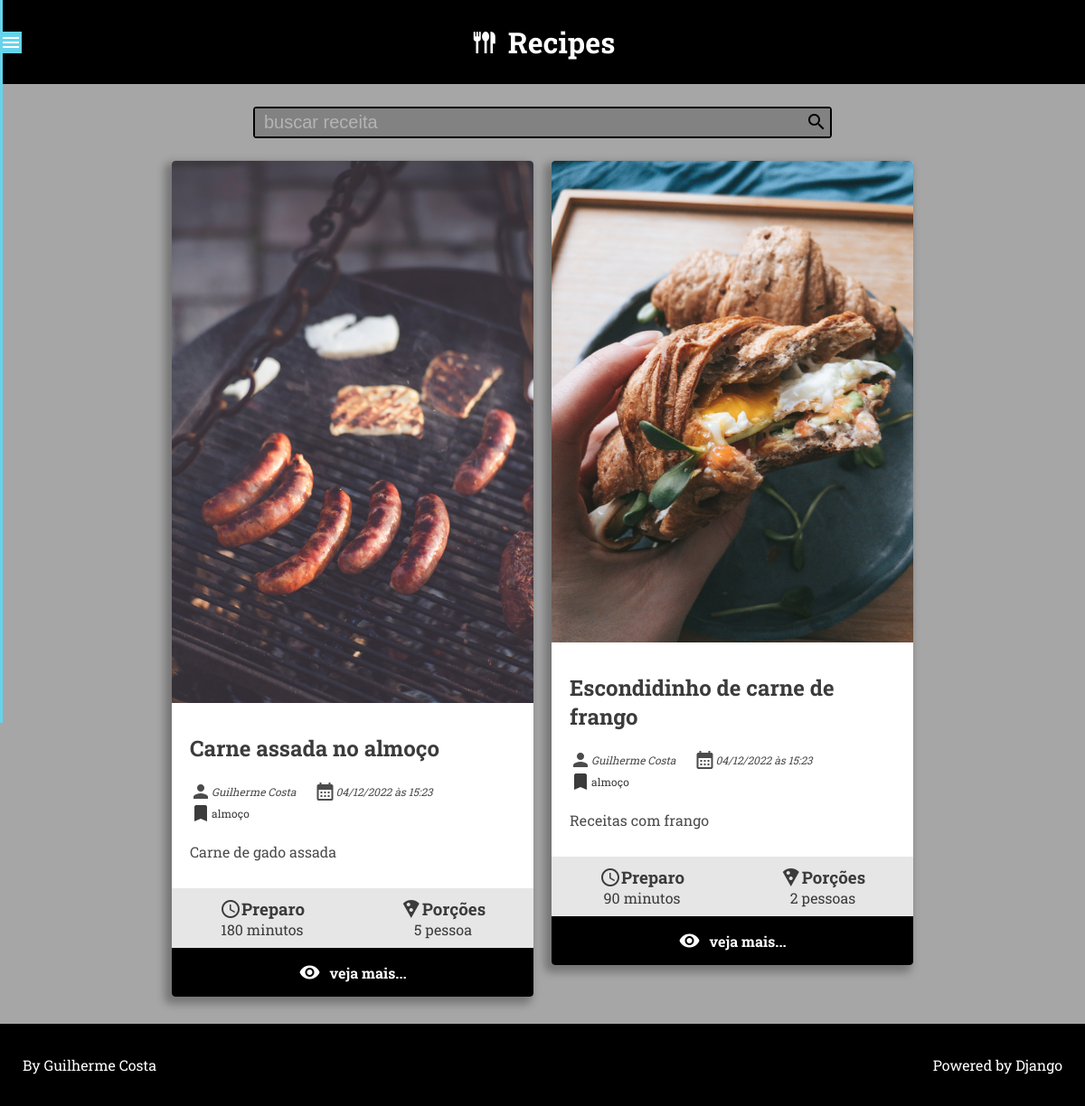
Screenshot of /recipe/category/3/ with the database file from the repository.
### recipes/models.py (models this page shows, shortened)
class Recipe(models.Model):
    title = models.CharField(max_length=65,)
    description = models.CharField(max_length=165,)
    slug = models.SlugField(max_length=65, unique=True)
    preparation_time = models.IntegerField()
    preparation_time_unit = models.CharField(max_length=165,)
    servings = models.IntegerField()
    servings_unit = models.CharField(max_length=65,)
    preparation_steps = models.TextField()
    preparation_steps_is_html = models.BooleanField(default=False)
    created_at = models.DateTimeField(auto_now_add=True)
    updated_at = models.DateTimeField(auto_now=True)
    is_published = models.BooleanField(default=False)
    cover = models.ImageField(upload_to='recipes/covers/%Y/%m/%d/',
                              blank=True,
                              default='',
                              )
    category = models.ForeignKey(Category,
                                 on_delete=models.SET_NULL,
                                 null=True,
                                 blank=True,
                                 default=None,
                                 )
    author = models.ForeignKey(User,
                               on_delete=models.SET_NULL,
                               null=True,
                               blank=True,
                               default=None,
                               )

class Category(models.Model):
    name = models.CharField(max_length=65,
                            verbose_name='Nome',
                            )

### recipes/views.py (the view)
# urls.py: path('recipe/category/<int:id>/', views.category, name='category'),
def category(request, id) -> render:
    recipe: list = get_list_or_404(Recipe.objects.filter(category__id=id,
                                                         is_published=True,
                                                         ).order_by('-id'))
    return render(request, 'recipes/pages/category.html', context={
        'recipes': recipe,
        'title': f"{recipe[0].category.name} - Category",
    })

### recipes/templates/recipes/pages/category.html (shortened to what this page needs)
{% extends 'global/base.html' %}
{% block content %}
<div class="main-content main-content-list">
    {% for recipe in recipes %}
        {% include "recipes/partials/recipe.html" %}
    {% endfor %}
</div>
{% endblock content %}

### recipes/templates/recipes/partials/recipe.html
<div class="card-container">
    {% include 'recipes/partials/_details-recipe.html' %}
</div>

### recipes/templates/recipes/partials/_details-recipe.html (shortened to what this page needs)
{% if recipe.cover %}
    <a href="{% url 'recipes:recipe' recipe.id %}">
        <img class="card-image" src="{{ recipe.cover.url }}" alt="temp image">
    </a>
{% endif %}
<section class="box-card-info">
    <a href="{% url 'recipes:recipe' recipe.id %}">
        <h2 class="card-title">{{ recipe.title }}</h2>
    </a>
    <div class="card-details">
        {% if recipe.author is not None %}
            <div>
                <span class="material-icons card-user-icon">person</span>
                {% if recipe.author.first_name %}
                    <span class="card-username">{{ recipe.author.first_name }} {{recipe.author.last_name}}</span>
                {% else %}
                    <span class="card-username">{{ recipe.author.username }}</span>
                {% endif %}
            </div>
        {% endif %}
        <div>
            <span class="material-icons card-calendar-icon">&#xebcc</span>
            <span class="card-date">{{ recipe.created_at|date:"d/m/Y" }} às {{ recipe.created_at|date:"H:i" }}</span>
        </div>
        {% if recipe.category.id %}
            <div>
                <a href="{% url 'recipes:category' recipe.category.id %}" class="flex-details">
                    <span class="material-icons">bookmark</span>
                    <span class="card-group">{{ recipe.category.name }}</span>
                </a>
            </div>
        {% endif %}
        <div class="prev-text-card">
            <p>{{ recipe.description }}</p>
        </div>
    </div>
</section>
<section class="box-card-preparation">
    <div class="card-time-preparation">
        <h3><span class="material-icons">&#xe8b5</span>Preparo</h3>
        <p>{{ recipe.preparation_time }} {{ recipe.preparation_time_unit }}</p>
    </div>
    <div class="card-portion">
        <h3><span class="material-icons">&#xe552</span>Porções</h3>
        <p>{{ recipe.servings }} {{ recipe.servings_unit }}</p>
    </div>
</section>
{% if recipe_details is not True %}
    <footer class="card-footer">
        <div class="card-footer-details">
            <a href="{% url 'recipes:recipe' recipe.id %}">
                <span class="material-icons">&#xe8f4</span>
                <h4>veja mais...</h4>
            </a>
        </div>
    </footer>
{% endif %}

### recipes/static/recipes/css/style.css (style rules this page uses)
:root { --default-font: 'Roboto Slab', serif; --bg-header-footer: black; --text-header-footer: white; --bg-menu: #65D4EB; --bg-content: #A6A6A6; --bg-input-search: #828282; --bg-card-details: #E6E6E6; --text-white: white; --text-card: #3b3b3b; --text-card-details: #4b4b4b; }
* { margin: 0; padding: 0; box-sizing: border-box; }
html { height: 100%; }
body { font-family: var(--default-font); background-color: var(--bg-content); height: 100%; display: flex; flex-direction: column; justify-content: space-between; }
.main-content { padding: 0 2%; display: flex; flex-flow: row wrap; justify-content: center; align-items: flex-start; gap: 20px; }
.card-container { width: 100%; max-width: 400px; background-color: white; box-shadow: -5px 5px 10px 3px rgba(0, 0, 0, 0.295); border-radius: 4px; overflow: hidden; transition: all 300ms ease; }
.card-image { width: 100%; }
.box-card-info { padding: 30px 20px; }
.box-card-info a { text-decoration: none; font-style: normal; color: var(--text-card); }
.card-title { padding-bottom: 20px; }
.card-details { font-size: 12px; font-style: italic; color: var(--text-card-details); display: flex; justify-content: flex-start; align-items: center; flex-flow: wrap; }
.card-details > .prev-text-card { width: 100%; margin-top: 20px; font-size: 16px; font-style: normal; }
.card-details > div { display: flex; align-items: center; margin-right: 20px; }
.flex-details { display: flex; align-items: center; }
.card-group { cursor: pointer; }
.box-card-preparation { display: flex; justify-content: space-around; align-items: center; flex-wrap: wrap; background-color: var(--bg-card-details); padding: 10px 0; }
.box-card-preparation div { text-align: center; color: var(--text-card); }
.box-card-preparation h3 { display: flex; align-items: center; }
.card-footer { background-color: black; padding: 15px 0; }
.card-footer-details a { display: flex; align-items: center; justify-content: center; text-decoration: none; color: white; }
.card-footer-details span { padding-right: 10px; }

### rows the page displays
Recipe: cover (picture), title "Carne assada no almoço", author.first_name "Guilherme", author.last_name "Costa", created_at "04/12/2022", created_at "15:23", category.name "almoço", description "Carne de gado assada", preparation_time "180", preparation_time_unit "minutos", servings "5", servings_unit "pessoa"
Recipe: cover (picture), title "Escondidinho de carne de frango", author.first_name "Guilherme", author.last_name "Costa", created_at "04/12/2022", created_at "15:23", category.name "almoço", description "Receitas com frango", preparation_time "90", preparation_time_unit "minutos", servings "2", servings_unit "pessoas"
